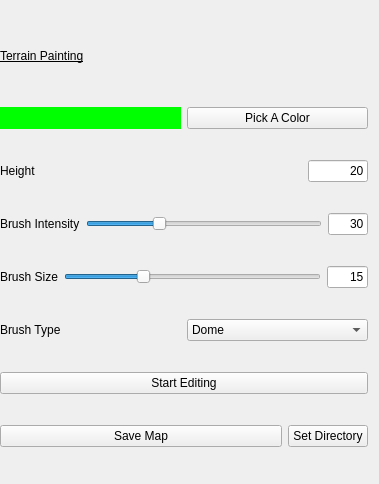
<?xml version="1.0" encoding="UTF-8"?>
<ui version="4.0">
 <class>TerrainEditColorMapToolbox</class>
 <widget class="QWidget" name="TerrainEditColorMapToolbox">
  <property name="windowModality">
   <enum>Qt::WindowModal</enum>
  </property>
  <property name="enabled">
   <bool>true</bool>
  </property>
  <property name="geometry">
   <rect>
    <x>0</x>
    <y>0</y>
    <width>379</width>
    <height>484</height>
   </rect>
  </property>
  <property name="minimumSize">
   <size>
    <width>256</width>
    <height>384</height>
   </size>
  </property>
  <property name="maximumSize">
   <size>
    <width>16777215</width>
    <height>16777215</height>
   </size>
  </property>
  <property name="focusPolicy">
   <enum>Qt::StrongFocus</enum>
  </property>
  <property name="windowTitle">
   <string>ID_INDICATOR_TITLE</string>
  </property>
  <layout class="QVBoxLayout" name="verticalLayout">
   <property name="spacing">
    <number>6</number>
   </property>
   <property name="leftMargin">
    <number>0</number>
   </property>
   <item>
    <widget class="QLabel" name="label_4">
     <property name="maximumSize">
      <size>
       <width>16777215</width>
       <height>40</height>
      </size>
     </property>
     <property name="styleSheet">
      <string notr="true">font: 75 10pt &quot;MS Shell Dlg 2&quot;;
text-decoration: underline;</string>
     </property>
     <property name="text">
      <string>Terrain Painting</string>
     </property>
    </widget>
   </item>
   <item>
    <layout class="QHBoxLayout" name="horizontalLayout">
     <item>
      <widget class="QLabel" name="label_6">
       <property name="styleSheet">
        <string notr="true">background-color: rgb(0, 255, 0)</string>
       </property>
       <property name="text">
        <string/>
       </property>
      </widget>
     </item>
     <item>
      <widget class="QPushButton" name="pick_a_color_button">
       <property name="autoFillBackground">
        <bool>true</bool>
       </property>
       <property name="text">
        <string>Pick A Color</string>
       </property>
       <property name="checkable">
        <bool>true</bool>
       </property>
      </widget>
     </item>
    </layout>
   </item>
   <item>
    <layout class="QHBoxLayout" name="horizontalLayout_2">
     <item>
      <widget class="QLabel" name="label_3">
       <property name="text">
        <string>Height</string>
       </property>
      </widget>
     </item>
     <item>
      <widget class="QLineEdit" name="lineEdit_2">
       <property name="enabled">
        <bool>true</bool>
       </property>
       <property name="maximumSize">
        <size>
         <width>60</width>
         <height>16777215</height>
        </size>
       </property>
       <property name="text">
        <string>20</string>
       </property>
       <property name="alignment">
        <set>Qt::AlignRight|Qt::AlignTrailing|Qt::AlignVCenter</set>
       </property>
       <property name="clearButtonEnabled">
        <bool>false</bool>
       </property>
      </widget>
     </item>
    </layout>
   </item>
   <item>
    <layout class="QHBoxLayout" name="horizontalLayout_7">
     <item>
      <widget class="QLabel" name="label">
       <property name="text">
        <string>Brush Intensity</string>
       </property>
      </widget>
     </item>
     <item>
      <widget class="QSlider" name="horizontalSlider">
       <property name="maximum">
        <number>100</number>
       </property>
       <property name="value">
        <number>30</number>
       </property>
       <property name="orientation">
        <enum>Qt::Horizontal</enum>
       </property>
      </widget>
     </item>
     <item>
      <widget class="QLineEdit" name="lineEdit">
       <property name="maximumSize">
        <size>
         <width>40</width>
         <height>16777215</height>
        </size>
       </property>
       <property name="layoutDirection">
        <enum>Qt::LeftToRight</enum>
       </property>
       <property name="text">
        <string>30</string>
       </property>
       <property name="alignment">
        <set>Qt::AlignRight|Qt::AlignTrailing|Qt::AlignVCenter</set>
       </property>
      </widget>
     </item>
    </layout>
   </item>
   <item>
    <layout class="QHBoxLayout" name="horizontalLayout_5">
     <property name="sizeConstraint">
      <enum>QLayout::SetNoConstraint</enum>
     </property>
     <item>
      <widget class="QLabel" name="label_2">
       <property name="text">
        <string>Brush Size</string>
       </property>
      </widget>
     </item>
     <item>
      <widget class="QSlider" name="horizontalSlider_2">
       <property name="minimum">
        <number>1</number>
       </property>
       <property name="maximum">
        <number>500</number>
       </property>
       <property name="value">
        <number>150</number>
       </property>
       <property name="orientation">
        <enum>Qt::Horizontal</enum>
       </property>
      </widget>
     </item>
     <item>
      <widget class="QLineEdit" name="lineEdit_5">
       <property name="minimumSize">
        <size>
         <width>0</width>
         <height>0</height>
        </size>
       </property>
       <property name="maximumSize">
        <size>
         <width>41</width>
         <height>16777215</height>
        </size>
       </property>
       <property name="text">
        <string>15</string>
       </property>
       <property name="alignment">
        <set>Qt::AlignRight|Qt::AlignTrailing|Qt::AlignVCenter</set>
       </property>
       <property name="readOnly">
        <bool>true</bool>
       </property>
      </widget>
     </item>
    </layout>
   </item>
   <item>
    <layout class="QHBoxLayout" name="horizontalLayout_3">
     <item>
      <widget class="QLabel" name="label_5">
       <property name="text">
        <string>Brush Type</string>
       </property>
      </widget>
     </item>
     <item>
      <widget class="QComboBox" name="comboBox">
       <item>
        <property name="text">
         <string>Dome</string>
        </property>
       </item>
       <item>
        <property name="text">
         <string>Cone</string>
        </property>
       </item>
       <item>
        <property name="text">
         <string>Cirlce</string>
        </property>
       </item>
       <item>
        <property name="text">
         <string>Quad</string>
        </property>
       </item>
      </widget>
     </item>
    </layout>
   </item>
   <item>
    <widget class="QPushButton" name="pushButtonSelect">
     <property name="text">
      <string>Start Editing</string>
     </property>
    </widget>
   </item>
   <item>
    <layout class="QHBoxLayout" name="horizontalLayout_4">
     <item>
      <widget class="QPushButton" name="pushButton">
       <property name="text">
        <string>Save Map</string>
       </property>
      </widget>
     </item>
     <item>
      <widget class="QPushButton" name="pushButton_2">
       <property name="maximumSize">
        <size>
         <width>80</width>
         <height>16777215</height>
        </size>
       </property>
       <property name="text">
        <string>Set Directory</string>
       </property>
      </widget>
     </item>
    </layout>
   </item>
  </layout>
 </widget>
 <resources/>
 <connections/>
</ui>
